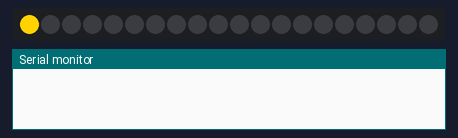
This sketch was run on a simulated Arduino Uno, built with avr-gcc and run on an emulated ATmega328P. Shown: 20 RGB LEDs in strip order, left to right, the last lines printed to the serial monitor. Dim RGB values are drawn brighter than linear.

Above: at 0.15 s.
At 2.36 s:
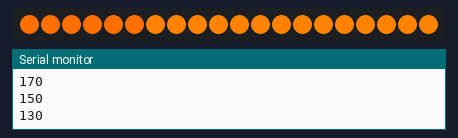
At 8.23 s:
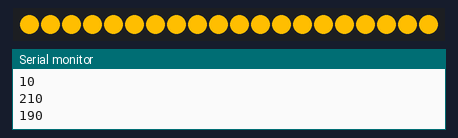
At 12.48 s:
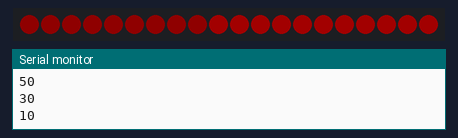
At 16.4 s:
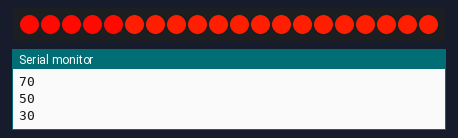
At 18.59 s:
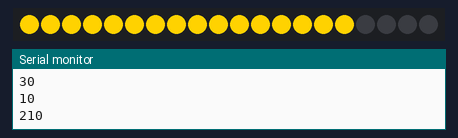

The sketch:

led.ino
```cpp
#include <Adafruit_NeoPixel.h>
// Which pin on the Arduino is connected to the NeoPixels?
// On a Trinket or Gemma we suggest changing this to 1:
int X = 20;
// Declare our NeoPixel strip object:
Adafruit_NeoPixel strip(X, 6, NEO_GRB + NEO_KHZ800);
// Argument 1 = Number of pixels in NeoPixel strip
// Argument 2 = Arduino pin number (most are valid)
// Argument 3 = Pixel type flags, add together as needed:
//   NEO_KHZ800  800 KHz bitstream (most NeoPixel products w/WS2812 LEDs)
//   NEO_KHZ400  400 KHz (classic 'v1' (not v2) FLORA pixels, WS2811 drivers)
//   NEO_GRB     Pixels are wired for GRB bitstream (most NeoPixel products)
//   NEO_RGB     Pixels are wired for RGB bitstream (v1 FLORA pixels, not v2)
//   NEO_RGBW    Pixels are wired for RGBW bitstream (NeoPixel RGBW products)


int rouge = 255;
int vert = 200;

void setup() {
  // put your setup code here, to run once:
  strip.begin();
  strip.show(); // Initialize all pixels to 'off'
  Serial.begin(9600);
}

void loop() {
  int retard = 20;
  for (int k=0;k<=6;k++){
  vert = 230;
  rouge = 255;
  for (int j = 0;j<=200;j=j+20){
    vert = vert - 20 ;
    if (vert >0){
      for (int n=0;n<X;n++){
        strip.setPixelColor(n,rouge,vert,0);
        strip.show();
        delay(max(0,retard-k*5));
        }
      }
     Serial.println(vert);
    }
  for (int a = 0; a <= 255 ; a=a+20){
    rouge = rouge - 20;
    for (int m = 0;m<X;m++){
      strip.setPixelColor(m,max(rouge,0),0,0);
        strip.show();
        delay(max(0,retard-k*5-10));
      }
    }
  }
}
```

Measured:
- by itself, everything shown: repeats every 18.1 s, in 54 steps
- what the display in image 4 shows lasts 1.7 s, from 16.4 s to 18.1 s
